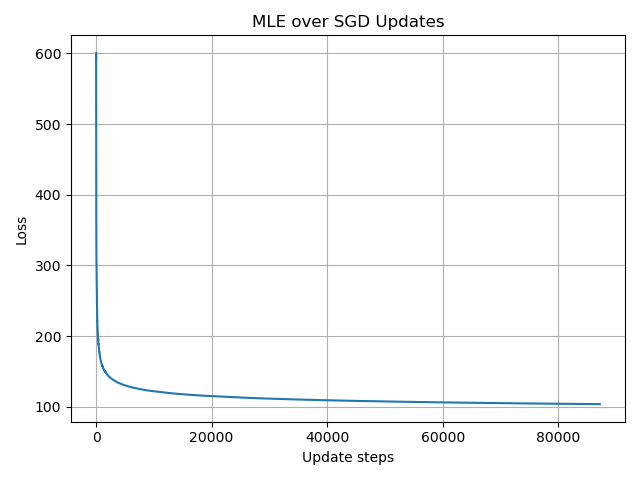

The Python source for this figure:
import numpy as np
import matplotlib.pyplot as plt
from data_loader import load_data

def sigmoid(z):
    return 1 / (1 + np.exp(-z))

def compute_ml_gradient(X, y, w):
    z = y * (X @ w)
    coeff = (1 - sigmoid(z)) * y
    grad = -np.mean(coeff[:, None] * X, axis=0)
    return grad

def train_ml_sgd(X, y, gamma_0, d, T):
    n_samples, n_features = X.shape
    w = np.zeros(n_features)
    objective_vals = []
    updates = 0

    for epoch in range(T):
        np.random.seed(epoch+1)
        indices = np.random.permutation(n_samples)
        for i in indices:
            gamma_t = gamma_0 / (1 + (gamma_0 / d) * updates)
            grad = compute_ml_gradient(X[i:i+1], y[i:i+1], w)
            w -= gamma_t * grad

            z = y * (X @ w)
            log_likelihood = np.sum(-np.log(sigmoid(z)))
            objective_vals.append(log_likelihood)
            updates += 1
    return w, objective_vals

def evaluate(X, y, w):
    preds = np.sign(X @ w)
    error = np.mean(preds != y)
    return error

if __name__ == "__main__":
    zip_path = '../datasets/bank-note.zip'
    train_file = 'bank-note/train.csv'
    test_file = 'bank-note/test.csv'
    X_train, y_train, X_test, y_test = load_data(zip_path, train_file, test_file)

    # Add bias term
    X_train = np.hstack([np.ones((X_train.shape[0], 1)), X_train])
    X_test = np.hstack([np.ones((X_test.shape[0], 1)), X_test])

    gamma_0 = 0.01
    d = 1
    T = 100

    w, obj_vals = train_ml_sgd(X_train, y_train, gamma_0, d, T)
    train_err = evaluate(X_train, y_train, w)
    test_err = evaluate(X_test, y_test, w)
    print(f"ML Estimation | Train Error: {train_err:.4f} | Test Error: {test_err:.4f}")

    plt.plot(obj_vals)
    plt.title("MLE over SGD Updates")
    plt.xlabel("Update steps")
    plt.ylabel("Loss")
    plt.grid(True)
    plt.tight_layout()
    plt.savefig('Q3b.png')
    plt.show()
